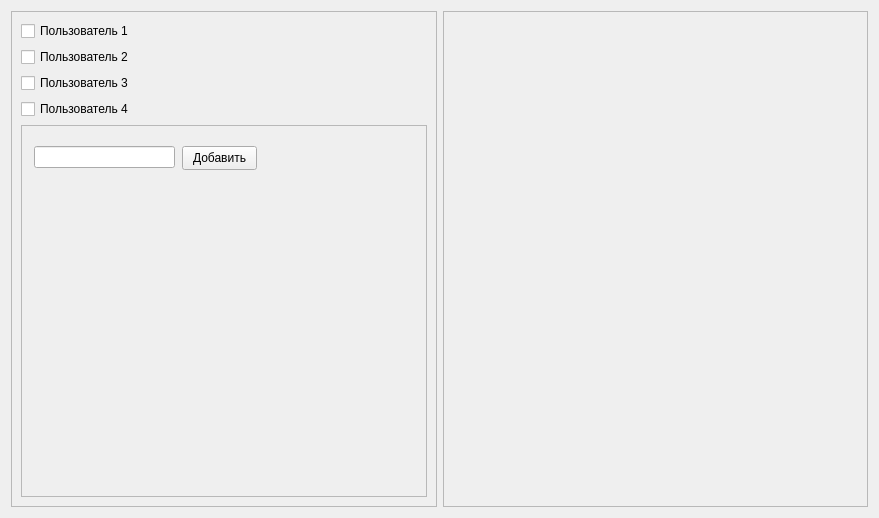
<?xml version="1.0" encoding="UTF-8"?>
<ui version="4.0">
 <class>Form</class>
 <widget class="QWidget" name="Form">
  <property name="geometry">
   <rect>
    <x>0</x>
    <y>0</y>
    <width>879</width>
    <height>518</height>
   </rect>
  </property>
  <property name="windowTitle">
   <string>Form</string>
  </property>
  <layout class="QHBoxLayout" name="horizontalLayout">
   <item>
    <layout class="QVBoxLayout" name="verticalLayout_2">
     <item>
      <widget class="QScrollArea" name="scrollArea">
       <property name="widgetResizable">
        <bool>true</bool>
       </property>
       <widget class="QWidget" name="scrollAreaWidgetContents">
        <property name="geometry">
         <rect>
          <x>0</x>
          <y>0</y>
          <width>424</width>
          <height>496</height>
         </rect>
        </property>
        <layout class="QVBoxLayout" name="verticalLayout">
         <item>
          <widget class="QCheckBox" name="checkBox">
           <property name="text">
            <string>Пользователь 1</string>
           </property>
          </widget>
         </item>
         <item>
          <widget class="QCheckBox" name="checkBox_2">
           <property name="text">
            <string>Пользователь 2</string>
           </property>
          </widget>
         </item>
         <item>
          <widget class="QCheckBox" name="checkBox_3">
           <property name="text">
            <string>Пользователь 3</string>
           </property>
          </widget>
         </item>
         <item>
          <widget class="QCheckBox" name="checkBox_4">
           <property name="text">
            <string>Пользователь 4</string>
           </property>
          </widget>
         </item>
         <item>
          <widget class="QScrollArea" name="scrollArea_2">
           <property name="widgetResizable">
            <bool>true</bool>
           </property>
           <widget class="QWidget" name="scrollAreaWidgetContents_2">
            <property name="geometry">
             <rect>
              <x>0</x>
              <y>0</y>
              <width>404</width>
              <height>372</height>
             </rect>
            </property>
            <widget class="QLineEdit" name="lineEdit">
             <property name="geometry">
              <rect>
               <x>12</x>
               <y>20</y>
               <width>141</width>
               <height>22</height>
              </rect>
             </property>
            </widget>
            <widget class="QPushButton" name="pushButton">
             <property name="geometry">
              <rect>
               <x>160</x>
               <y>20</y>
               <width>75</width>
               <height>24</height>
              </rect>
             </property>
             <property name="text">
              <string>Добавить</string>
             </property>
            </widget>
           </widget>
          </widget>
         </item>
        </layout>
       </widget>
      </widget>
     </item>
    </layout>
   </item>
   <item>
    <widget class="QScrollArea" name="scrollArea_3">
     <property name="widgetResizable">
      <bool>true</bool>
     </property>
     <widget class="QWidget" name="scrollAreaWidgetContents_5">
      <property name="geometry">
       <rect>
        <x>0</x>
        <y>0</y>
        <width>425</width>
        <height>498</height>
       </rect>
      </property>
     </widget>
    </widget>
   </item>
  </layout>
 </widget>
 <resources/>
 <connections/>
</ui>
